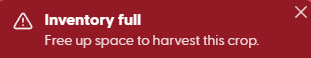
#> input picture src/images/inventory_full.png, 311 x 58 px
$ python test_detection.py
#> lines starting #> are read from the running program, lines starting #| are printed output that depends on the picture
"""
Quick test script to debug inventory detection.
Run this while the inventory full notification is visible on screen.
"""
import cv2
import numpy as np
from PIL import ImageGrab
import os
import time

# Path to template
template_path = "src/images/inventory_full.png"

# Load template
template = cv2.imread(template_path, cv2.IMREAD_GRAYSCALE)
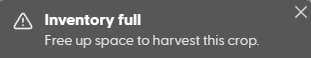
#> template: shape (58, 311); min 87, max 255, mean 97.6
if template is None:
    print(f"ERROR: Could not load template from {template_path}")
    exit(1)

print(f"Template loaded: {template.shape[1]}x{template.shape[0]} pixels")
#| Template loaded: 311x58 pixels

# Countdown before capture
print("\nGet ready! Capturing screenshot in...")
for i in range(3, 0, -1):
    print(f"  {i}...")
    time.sleep(1)
print("  Capturing NOW!")

# Capture screen - capture ALL monitors to match bot behavior
try:
    screenshot = ImageGrab.grab(all_screens=True)
except:
#> (the run stopped early here; a loop or call above may not have finished)

$ run again, with src/images/log_new_items_in_journal.png copied over src/images/inventory_full.png
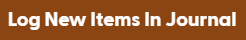
#> input picture src/images/log_new_items_in_journal.png, 246 x 40 px
#> `template = cv2.imread(template_path, cv2.IMREAD_GRAYSCALE)`:
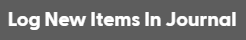
#> template: shape (40, 246); min 93, max 255, mean 116.9
#| Template loaded: 246x40 pixels
